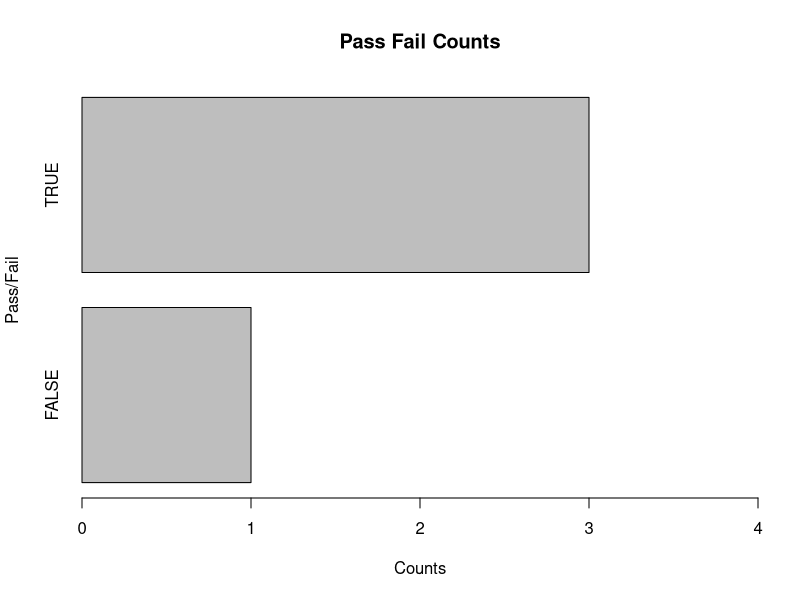
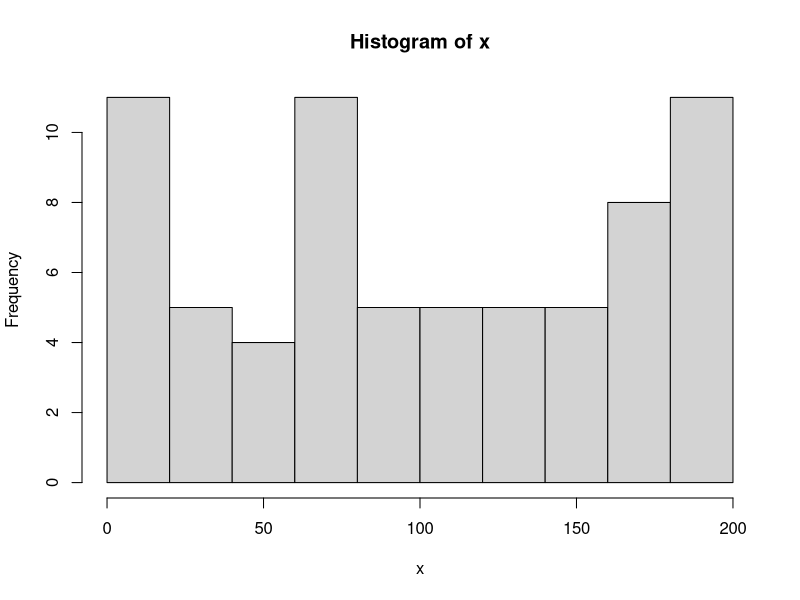
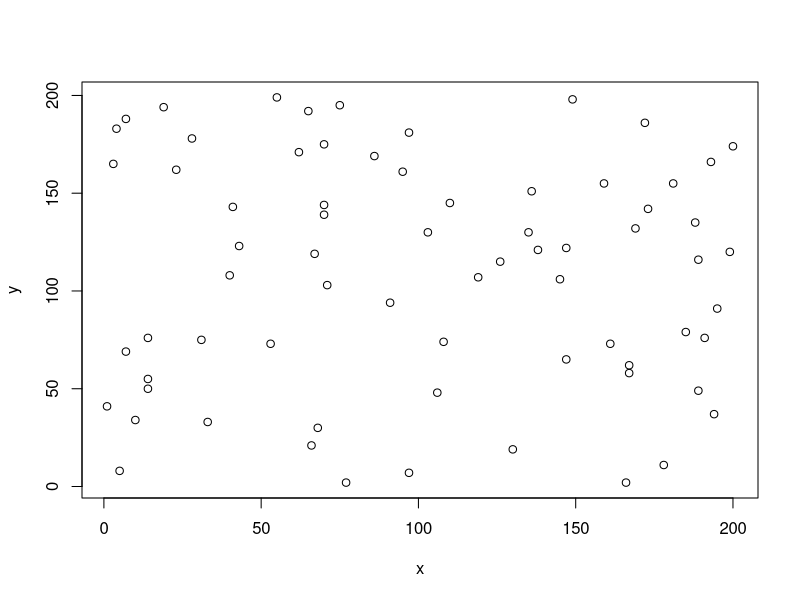
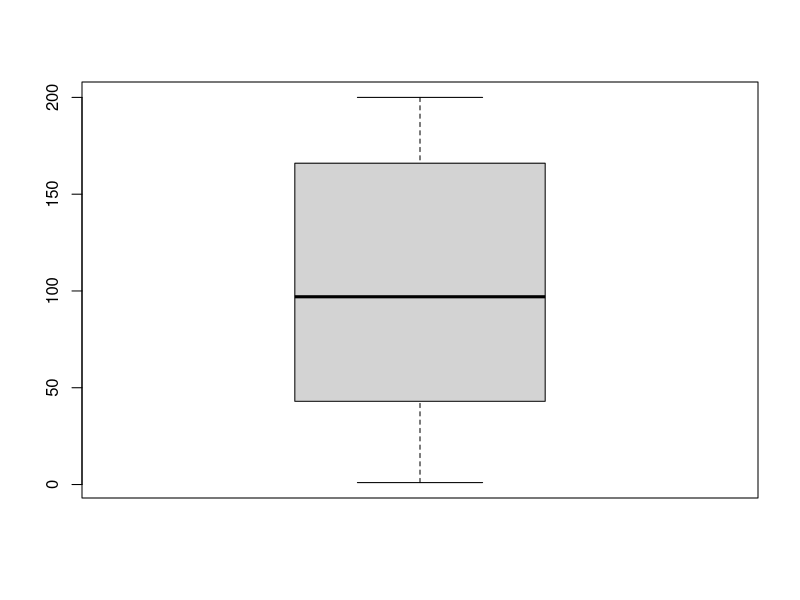
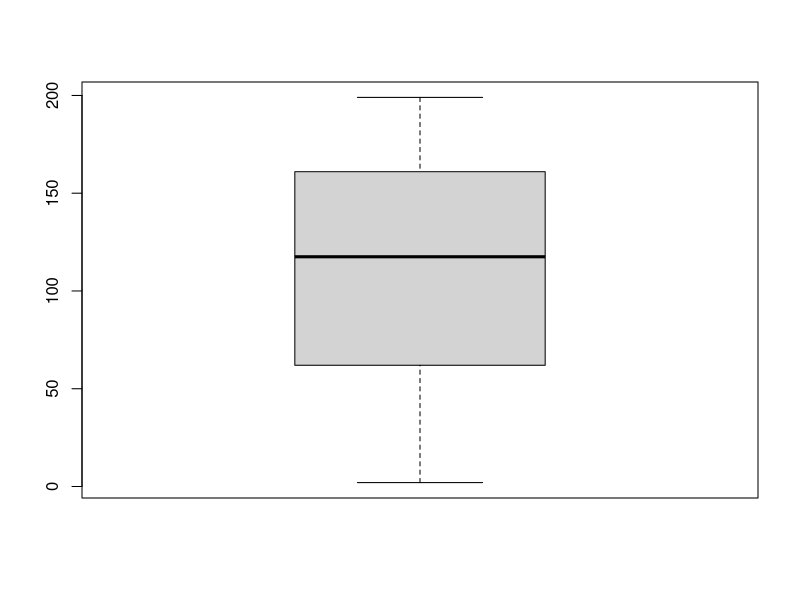
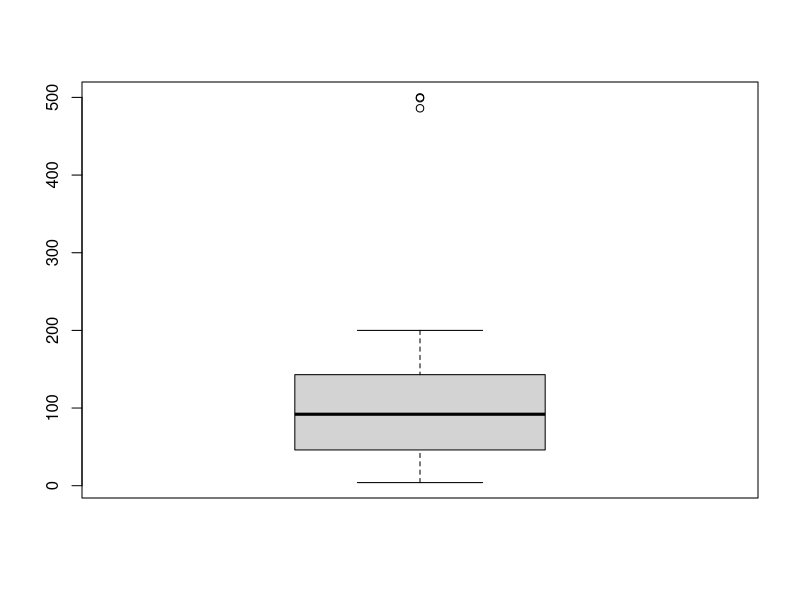

R code for these plots, in order:
## ---- chunk 1
knitr::opts_chunk$set(echo = TRUE)
## ---- chunk 2
a <- c(1,2,3,4)
b <- factor(c('male','female','male','male')) # factor
c<-c(19, NA, 27, 34) # numeric
d <- c("blue", "white", "black", NA) # character
e <- c(TRUE,TRUE,TRUE,FALSE) # logical

df <- data.frame(a,b,c,d,e) # create dataframe
names(df) <- c("ID","Gender", "Age","Color","Passed") # variable names
## ---- chunk 3
str(df)    # structure of an object
## ---- chunk 4
mean(df$Gender) # factor
mean(df$Color) # character

mean(df$Passed) # logical
## ---- chunk 5
df$Age
## ---- chunk 6
mean(df$Age)
max(df$Age)
min(df$Age)
## ---- chunk 7
mean(df$Age, na.rm=TRUE)
max(df$Age, na.rm=TRUE)
min(df$Age, na.rm=TRUE)
## ---- chunk 8
dim(df) # number of rows and columns

dim(df)[1] # number of rows
dim(df)[2] # number of columns
## ---- chunk 9
head(df)
tail(df)

head(df, n=3)
tail(df, n=1)
## ---- chunk 10
df[order(df$Age),] # sort by age, ascending
## ---- chunk 11
df[order(df$Age, decreasing=TRUE),] # sort by age, descending
## ---- chunk 12
df$Passed
## ---- chunk 13
attach(df)
Passed
## ---- chunk 14
detach(df)
df$Passed
## ---- chunk 15
df[1,] # first row, all columns
df[2,] # second row, all columns
## ---- chunk 16
df[,1:2] # all rows, columns 1 and 2
## ---- chunk 17
df[,c('Age','Color')]
## ---- chunk 18
df[!is.na(df$Age), ]
## ---- chunk 19
df$Age
is.na(df$Age)
df[is.na(df$Age),]
df[!is.na(df$Age),]
## ---- chunk 20
df[(df$Age > 30),] # returns a row with NAs
df[!is.na(df$Age) & df$Age > 30, ]
## ---- chunk 21
subset(df, Age > 30) 
subset(df, Age > 30, select=c(ID,Color,Passed))
## ---- chunk 22
na.omit(df)
## ---- chunk 23
df[complete.cases(df),]
## ---- chunk 24
df[!complete.cases(df),]
## ---- chunk 25
df2<-df # first copy dataframe 'df'

df2$random_var<-1 # assign values to a new column 'random_var'
df2
## ---- chunk 26
df2$random_var<-NULL
df2 # random_var column is removed
## ---- chunk 27
df2$Car_Color<-df2$Color # duplicate column within the data frame
df2
## ---- chunk 28
df2$Passed_dum<-ifelse(df2$Passed==TRUE, 1, 0) # creating a dummy variable
df2
## ---- chunk 29
df2$Color_num[df2$Color=='white']<-1
df2$Color_num[df2$Color=='black']<-2
df2$Color_num[df2$Color=='blue']<-3
df2
## ---- chunk 30
df2$Color_fac<-factor(df2$Color, levels=c('white','black','blue'))
## ---- chunk 31
df2$Age[is.na(df2$Age)]<-26 # replace NA from Age column with 26
df2
## ---- chunk 32
unique(df$Gender) # check categories, useful for categorical variables
unique(df$Color)

mean(df$Age,na.rm=TRUE) # useful for numeric variables
max(df$Age, na.rm=TRUE)
min(df$Age, na.rm=TRUE)

summary(df[,2:5]) # remove ID column
summary(df$Age) # more useful for numeric variables
## ---- chunk 33
df5<-df
df5$Gender_dum<-ifelse(df5$Gender=='male', 1, 0)
df5$Passed_dum<-ifelse(df5$Passed==TRUE, 1, 0)

summary(df5[,c('Gender_dum', 'Age', 'Passed_dum')]) # notice how NA is ignored for 'Age'
## ---- chunk 34
table(df$Passed) 
table(df$Color)
table(df$Gender)

table(df$Color, exclude=NULL) # count NA
## ---- chunk 35
prop.table(table(df$Gender)) # proportions
prop.table(table(df$Gender, df$Passed)) # two way proportion table of Gender and Passed
## ---- chunk 36
barplot(table(df$Passed), horiz=TRUE, xlim=c(0,4),
        ylab='Pass/Fail', xlab='Counts', main="Pass Fail Counts")
## ---- chunk 37
x<-sample(1:200, 70, replace=TRUE)
y<-sample(1:200, 70, replace=TRUE)
df4<-data.frame(x,y)
names(df4)<-c('x','y')
head(df4)

attach(df4)
hist(x)
## ---- chunk 38
plot(x,y)
## ---- chunk 39
boxplot(x) 
boxplot(y)
## ---- chunk 40
y<-sample(1:200, 70, replace=TRUE)
new_y<-append(y, c(486, 499, 500))
boxplot(new_y) # displays outliers
